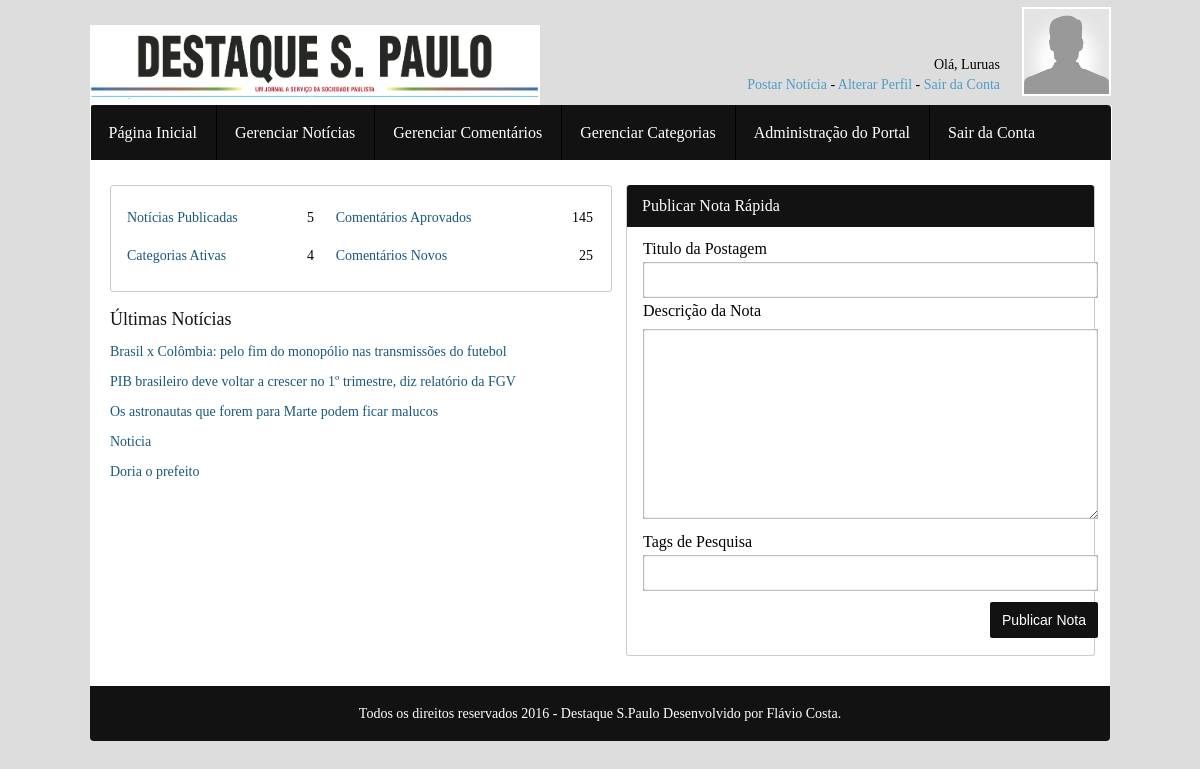
The page /paineldecontrole/inicial.php (signed in) on the database its author committed.
### tables this page shows
CREATE TABLE IF NOT EXISTS `administradores` (
  `id` int(11) NOT NULL AUTO_INCREMENT,
  `Nome` varchar(125) DEFAULT NULL,
  `imgPerfil` varchar(30) NOT NULL,
  `Email` varchar(125) DEFAULT NULL,
  `Usuario` varchar(10) DEFAULT NULL,
  `Senha` varchar(128) DEFAULT NULL,
  PRIMARY KEY (`id`)
);

CREATE TABLE IF NOT EXISTS `noticias` (
  `id_noticia` int(11) NOT NULL AUTO_INCREMENT,
  `titulo` varchar(125) NOT NULL,
  `conteudo` text NOT NULL,
  `dataPub` date DEFAULT NULL,
  `autorPub` varchar(50) NOT NULL,
  `id_autor` int(11) DEFAULT NULL,
  `tags` text,
  `categoria` varchar(11) NOT NULL,
  `imagem` varchar(125) DEFAULT NULL,
  `status` int(1) NOT NULL,
  PRIMARY KEY (`id_noticia`)
);

### paineldecontrole/inicial.php (the view)
<?php require "includes/header.php";
?>
	<main>
		<section id="wrapper">
			<section id="content">
			<section id="contagem">
				<table>
					<tbody>
						<tr>
							<td class="table-marc">Notícias Publicadas</td>
							<td class="table-val"><?php $SQL = mysql_query("SELECT * FROM noticias WHERE status =1");
							 echo mysql_num_rows($SQL);
							 ?></td>
							<td>&nbsp;</td>
							<td class="table-marc">Comentários Aprovados</td>
							<td class="table-val">145</td>
						</tr>
						<tr>
							<td class="table-marc">Categorias Ativas</td>
							<td class="table-val"><?php $SQL = mysql_query("SELECT * FROM categoria");
							 echo mysql_num_rows($SQL);
							 ?></td>
							<td>&nbsp;</td>
							<td class="table-marc">Comentários Novos</td>
							<td class="table-val">25</td>
						</tr>
					</tbody>
				</table>
			</section>
		<section id="nota-rapida">
			<h1>Publicar Nota Rápida</h1>
			<form action="acoes/publicar-notaR.php" method="POST">
			<table>
				<tbody>
					<tr><td>Titulo da Postagem</td></tr>
					<tr><td><input type="text" name="titulo-postagem" required="required" /></td></tr>
					<tr><td>Descrição da Nota</td></tr>
					<tr><td><textarea name="descricao-nota" required="required" ></textarea></td></tr>
					<tr><td>Tags de Pesquisa</td></tr>
					<tr><td><input type="text" name="tags-pesquisa" required="required" /></td></tr>
					<tr><td><input type="submit" name="publicar-nota" value="Publicar Nota" /></td></tr>
				</tbody>
			</table>
			</form>
		</section>
		<section id="links-ultimas-noticias">
			<h1>Últimas Notícias</h1>
			<ul>
			<?php $SQL_NI = mysql_query("SELECT * FROM noticias WHERE status =1");
					while ($lh = mysql_fetch_array($SQL_NI)) {
					 ?>
					 <li><?php echo $lh["titulo"];?></li>
					 <?php
					 	}
					 ?>
			</ul>
		</section>
			</section>
		</section>
	</main>
<?php require "includes/footer.php"; ?>

### paineldecontrole/includes/header.php (shortened to what this page needs)
<!DOCTYPE html>
<?php
@$usuario = $_SESSION['Usuario'];
@$senha = $_SESSION['Senha'];
$sql = mysql_query("SELECT Nome, imgPerfil FROM administradores WHERE Usuario='$usuario' AND Senha ='$senha'");
?>
<html lang="pt_br">
	<head>
		<link rel="stylesheet" type="text/css" href="css/default.css" media="screen" />
	</head>
	<body>
		<header>
			<div id="topo">
				<div id="logo"><img src="imagens/des.png" alt="Painel de Controle - Portal WVD"  width="450px" /></div>
				<div id="right">
					<div id="mensagem">
					<?php
					while($linha = mysql_fetch_assoc($sql)){
						@$nomeUser = $linha ['Nome'];
						@$imgpUser = $linha['imgPerfil'];
					}
					?>
						Olá, <?php echo @$nomeUser ;?> <br />
						<a href="#">Postar Notícia</a> - <a href="alterar-perfil.php">Alterar Perfil</a> - <a href="logout.php">Sair da Conta</a>
					</div>
					<div id="foto-perfil"><img src="imagens/perfil/<?php echo @$imgpUser;?>" alt="Imagem de Perfil" width="85" height="85" /></div>
				</div>
			</div>
		</header>
		<div id="menu">
			<nav>
				<ul>
					<li><a href="inicial.php">Página Inicial</a></li>
					<li><a href="gerenciar-noticia.php">Gerenciar Notícias</a></li>
					<li>Gerenciar Comentários</li>
					<li><a href="gerenciar-categoria.php">Gerenciar Categorias</a></li>
					<li><a href="administracao-portal.php">Administração do Portal</a></li>
					<li><a href="logout.php">Sair da Conta</a></li>
				</ul>
			</nav>
		</div>

### paineldecontrole/css/default.css (style rules this page uses)
* { margin: 0px; padding: 0px; }
body { background-color: #ddd; }
header { width: 100%; height: 105px; float: left; position: relative; display: table; }
#topo { width: 1020px; height: 105px; margin: 0 auto; }
#logo { float: left; width: 228px; height: 53px; margin-top: 25px; }
#right { width: 560px; height: 105px; float: right; }
#mensagem { float: left; width: 450px; height: auto; font-family: Tahoma; font-size: 14px; text-align: right; position: absolute; bottom: 0; margin-bottom: 10px; line-height: 20px; }
#mensagem a { color: #4e9cc9; text-decoration: none; }
#foto-perfil { max-width: 85px; max-height: 85px; float: right; margin-left: 10px; margin-right: 3px; margin-top: 7px; }
#foto-perfil img { max-width: 85px; max-height: 85px; min-width: 85px; min-height: 85px; border: 2px solid #fff; box-shadow: 0px 0px 3px 2px #ddd; }
#menu { width: 100%; height: 55px; float: left; position: relative; background-color: #ddd; }
#menu nav { width: 1021px; height: 55px; background-color: #121212; border-radius: 4px 4px 0px 0px; margin: 0 auto; }
#menu nav ul { width: 1020px; height: 55px; margin: 0 auto; border-left: 1px solid #fff; border-right: 1px solid #fff; margin: 0; padding: 0; list-style: none; }
#menu nav ul li { width: auto; height: 55px; float: left; line-height: 55px; display: inline; font-family: Tahoma; font-size: 16px; color: #fff; padding: 0px 19px 0px 18px; border-right: 1px solid #000; }
#menu nav ul li:last-child { border: none; }
#menu nav ul li a { color: #fff; text-decoration: none; }
main { width: 100%; height: auto; margin: 0 auto; float: left; position: relative; }
section#wrapper { width: 1020px; height: auto; margin: 0 auto; }
section#content { width: 1020px; height: auto; float: left; background-color: #fff; }
section#contagem { width: 500px; height: 105px; float: left; background-color: #fff; border-radius: 3px; margin-top: 25px; margin-left: 20px; border: 1px solid #ccc; }
section#contagem table { width: 470px; height: 70px; margin-top: 12px; margin-left: 14px; font-family: Tahoma; font-size: 14px; }
section#contagem table tr td { padding: 10px 0px 10px 0px; }
.table-marc { width: 150px; color: #19587c; }
.table-val { text-align: right; }
section#nota-rapida { width: 467px; height: 470px; float: right; margin-top: 25px; margin-right: 15px; background-color: #fff; border-radius: 3px; border: 1px solid #ccc; border-top: none; margin-bottom: 30px; }
section#nota-rapida h1 { width: 452px; padding: 12px 0px 12px 15px; border-radius: 3px 3px 0px 0px; background-color: #121212; font-family: Tahoma; font-size: 16px; font-weight: normal; color: #fff; }
section#nota-rapida table { width: 440px; height: 405px; margin-top: 10px; margin-left: 14px; font-family: "Trebuchet MS"; font-size: 16px; }
section#nota-rapida table tr td input[type="text"] { width: 435px; height: auto; padding: 10px; box-shadow: inset 0px 0px 2px 0px #000f23; border: 0px solid #ccc; border-radius: 2px; color: #838383; font-size: 14px; }
section#nota-rapida table tr td textarea { max-width: 435px; max-height: 170px; min-width: 435px; min-height: 170px; padding: 10px; box-shadow: inset 0px 0px 2px 0px #000f23; border: 0px solid #ccc; border-radius: 2px; color: #838383; font-size: 14px; }
section#nota-rapida table tr td input[type="submit"] { width: auto; height: auto; float: right; padding: 10px 12px 10px 12px; border: none; border-radius: 2px; color: #fff; font-size: 14px; background-color: #121212; margin-top: 7px; }
section#links-ultimas-noticias { width: 500px; height: auto; float: left; margin-left: 21px; margin-top: 17px; }
section#links-ultimas-noticias h1 { width: 492px; height: auto; margin-left: -1px; margin-bottom: 7px; color: #fff; font-family: Tahoma; font-size: 18px; color: #121212; font-weight: normal; float: left; }
section#links-ultimas-noticias ul { width: 502px; height: auto; float: left; margin: 0; margin-left: -1px; list-style: none; padding: 0; }
section#links-ultimas-noticias ul li { width: 480px; height: auto; float: left; padding: 7px 0px 7px 0px; color: #19587c; font-family: Tahoma; font-size: 14px; text-align: justify; }

### rows shown on the page
administradores: Nome "Luruas", imgPerfil (placeholder picture)
noticias: titulo "Brasil x Colômbia: pelo fim do monopólio nas transmissões do futebol"
noticias: titulo "PIB brasileiro deve voltar a crescer no 1º trimestre, diz relatório da FGV"
noticias: titulo "Os astronautas que forem para Marte podem ficar malucos"
noticias: titulo "Noticia"
noticias: titulo "Doria o prefeito"

### other values the page prints
mysql_num_rows($SQL) "5"
mysql_num_rows($SQL) "4"
